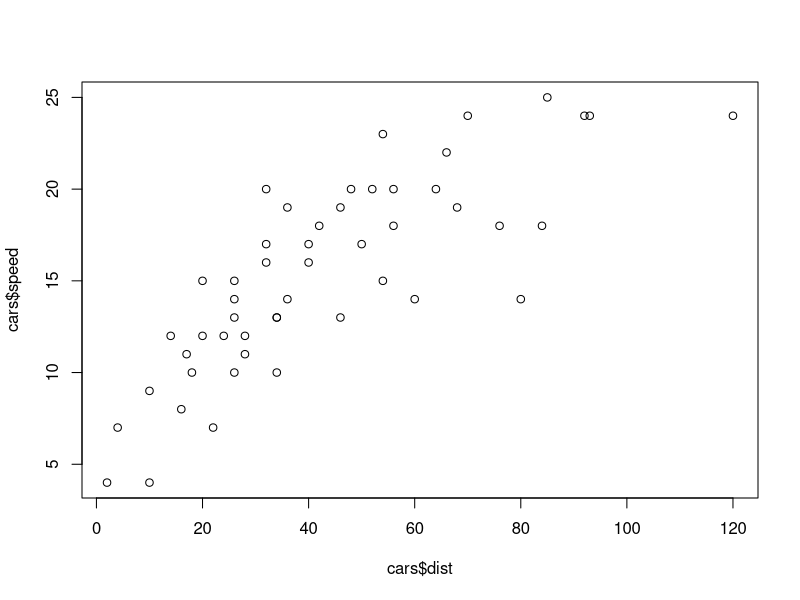
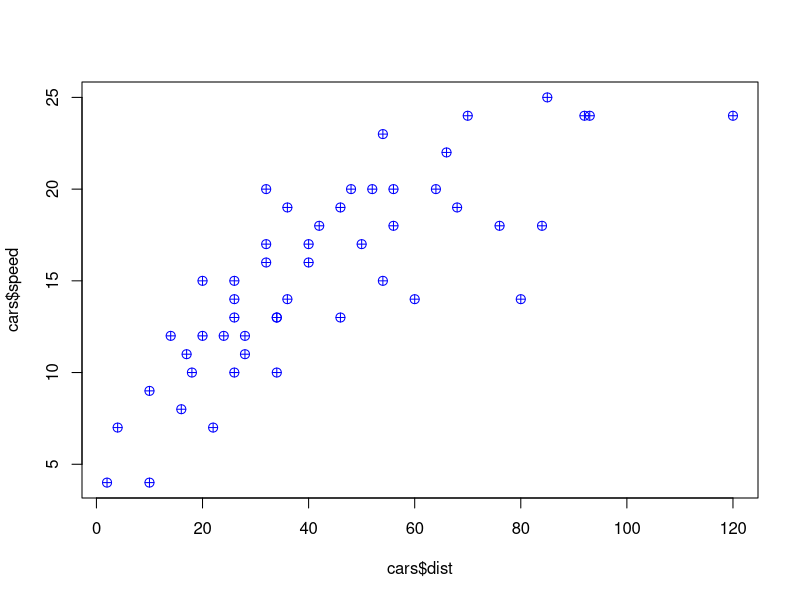
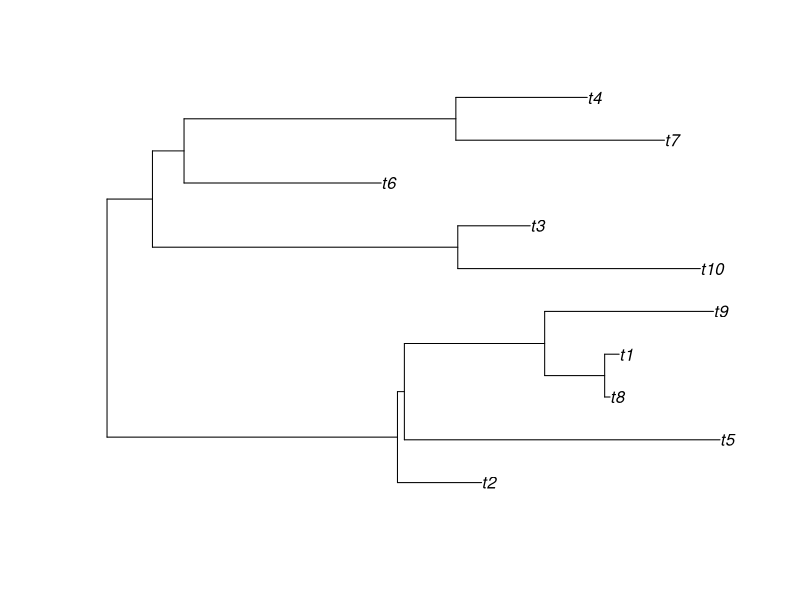
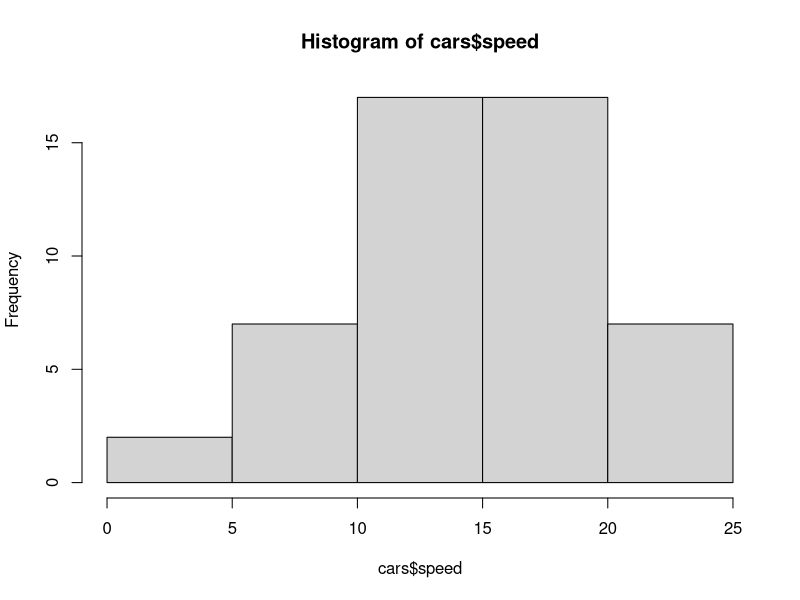
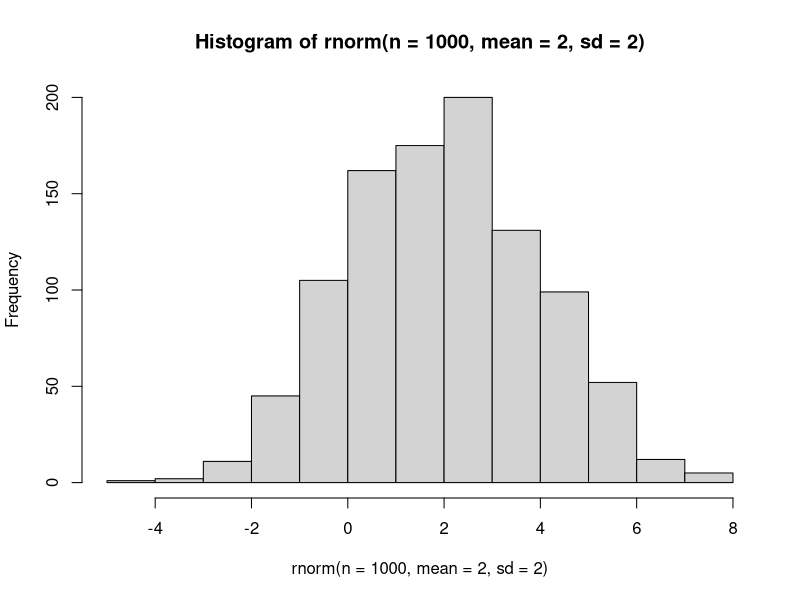
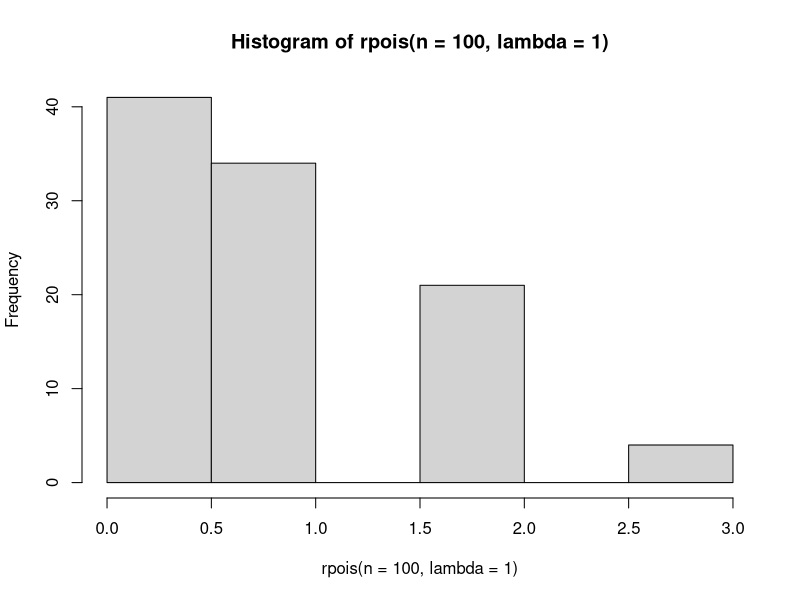
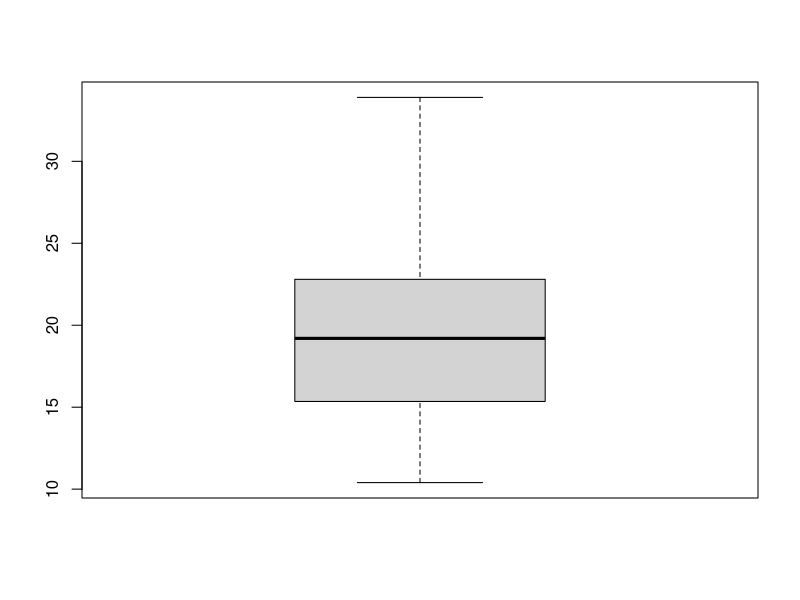
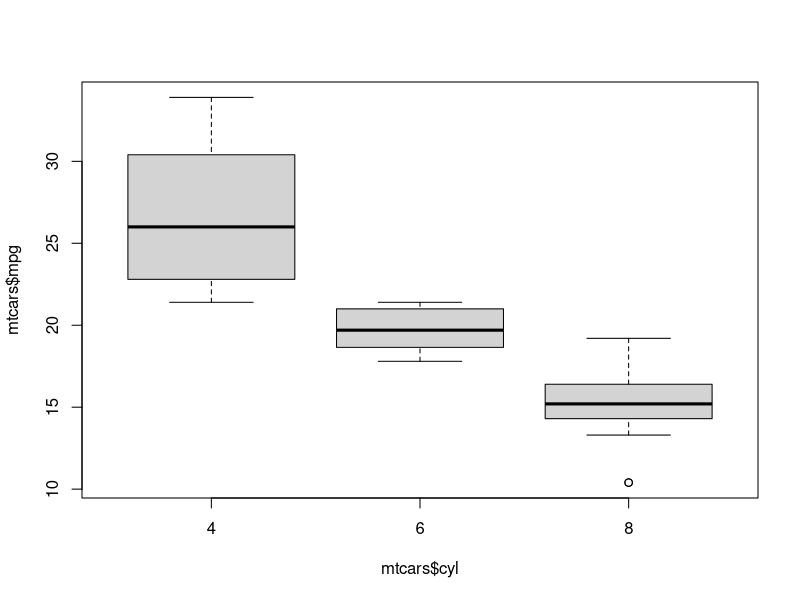

The R source for these figures, in order:
## ---- chunk 1
knitr::opts_chunk$set(echo = TRUE)
## ---- chunk 2
plot(cars$dist, cars$speed)
plot(cars$dist, cars$speed, pch = 10, cex = 1.2, col = "blue")
## ---- chunk 3
if(!require("ape")) install.packages("ape")
tree = ape::rtree(n = 10)
plot(tree)
## ---- chunk 4
hist(cars$speed)
hist(rnorm(n = 1000, mean = 2, sd = 2))
hist(rpois(n = 100, lambda = 1))
## ---- chunk 5
boxplot(mtcars$mpg)
boxplot(mtcars$mpg ~ mtcars$cyl)
## ---- chunk 6
head(iris)
## ---- chunk 7
library(ggplot2)
ggplot(data = iris) # nothing yet
ggplot(data = iris) +
  geom_point(aes(x = Sepal.Length, y = Sepal.Width))
# can also set aes() within ggplot()
# this is ** Global setting **
ggplot(data = iris, aes(x = Sepal.Length, y = Sepal.Width)) + 
  geom_point()
# increase point size
myplot <- ggplot(data = iris, aes(x = Sepal.Length, y = Sepal.Width))
myplot + geom_point(size = 3)
# add color
myplot + geom_point(aes(color = Species), size = 3)
# different shape?
myplot + geom_point(aes(color = Species, shape = Species), size = 3)
## ---- chunk 8
set.seed(123)
d <- diamonds[sample(1:nrow(diamonds), 1000), ]
## ---- chunk 9
ggplot(data = d, aes(x = carat, y = price, color = color)) +
  geom_point()
## ---- chunk 10
boxplot(mtcars$mpg ~ mtcars$cyl)
ggplot(mtcars, aes(x = as.factor(cyl), y = mpg)) +
  geom_boxplot()
hist(d2 <- rnorm(n = 1000, mean = 2, sd = 2))
# ggplot2 must work with a data frame, not a vector!
ggplot(as.data.frame(d2), aes(x = d2)) +
  geom_histogram()
ggplot(as.data.frame(d2), aes(x = d2)) +
  geom_histogram(binwidth = 1, color = "lightblue")
ggplot(as.data.frame(d2), aes(x = d2)) +
  geom_histogram(binwidth = 1, color = "lightblue", fill = "blue")
## ---- chunk 11
library(dplyr, warn.conflicts = FALSE)
group_by(iris, Species) %>% summarise(l = sum(Sepal.Length))
# bar plot
ggplot(iris, aes(Species, Sepal.Length)) +
  geom_col()

(d3 <- tidyr::pivot_longer(iris, -Species))
ggplot(d3, aes(x = Species, y = value, fill = name)) +
  geom_col()

ggplot(d3, aes(x = Species, y = value, fill = name)) +
  geom_col(position = "dodge")
## ---- chunk 12
ggplot(d3, aes(x = name, y = value, fill = Species)) +
  geom_col(position = "dodge")
## ---- chunk 13
# density plot
head(faithful)
ggplot(faithful, aes(x = waiting)) + geom_histogram()
ggplot(faithful, aes(x = waiting)) + geom_density()
ggplot(faithful, aes(x = waiting)) +
  geom_density(fill = "blue", alpha = 0.3)
## ---- chunk 14
library(RColorBrewer)
display.brewer.all()
ggplot(d3, aes(x = Species, y = value, fill = name)) +
  geom_col(position = "dodge") +
  scale_fill_brewer(palette = "Set1")
ggplot(d3, aes(x = Species, y = value, fill = name)) +
  geom_col(position = "dodge") +
  scale_fill_viridis_d()
ggplot(d3, aes(x = Species, y = value, fill = name)) +
  geom_col(position = "dodge") +
  scale_fill_viridis_d(option = "magma")
## ---- chunk 15
ggplot(iris, aes(Sepal.Length, Sepal.Width, color = Species)) +
  geom_point() +
  facet_grid(Species ~ .)
ggplot(iris, aes(Sepal.Length, Sepal.Width, color = Species)) +
  geom_point() +
  facet_grid(Species ~ .) +
  theme(legend.position = "none") # remove legend
ggplot(iris, aes(Sepal.Length, Sepal.Width, color = Species)) +
  geom_point() +
  facet_grid(. ~ Species) +
  theme(legend.position = "none") # remove legend
ggplot(iris, aes(Sepal.Length, Sepal.Width, color = Species)) +
  geom_point() +
  facet_wrap(~ Species) +
  theme(legend.position = "none") # remove legend
## ---- chunk 16
ggplot(iris, aes(Sepal.Length, Sepal.Width, color = Species)) +
  geom_point() +
  geom_smooth(method = "lm")
ggplot(iris, aes(Sepal.Length, Sepal.Width, color = Species)) +
  geom_point() +
  geom_smooth(method = "lm") +
  facet_wrap(~ Species) +
  theme(legend.position = "none") # remove legend
## ---- chunk 17
ggplot(iris, aes(Sepal.Length, Sepal.Width, color = Species)) +
  geom_point() +
  geom_smooth(method = "lm") +
  facet_wrap(~ Species) +
  labs(x = "Species length",
       y = "Sepal width",
       color = "Species names") +
  theme(legend.position = "bottom", 
        legend.key = element_rect(fill = NA),
        strip.background = element_rect(fill = NA)
        ) 

p = ggplot(iris, aes(Sepal.Length, Sepal.Width, color = Species)) +
  geom_point()
p + theme_bw() # comes with ggplot2
p + theme_dark()
p + theme_void()
p + theme_minimal()
## ---- chunk 18
library(ggthemes)
p + ggthemes::theme_excel()
p + ggthemes::theme_wsj()
p + ggthemes::theme_economist()
p + ggthemes::theme_solarized()
